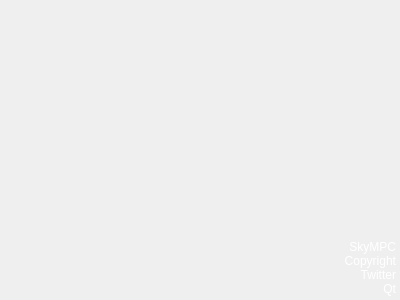
<?xml version="1.0" encoding="UTF-8"?>
<ui version="4.0">
 <class>AboutDialog</class>
 <widget class="QDialog" name="AboutDialog">
  <property name="geometry">
   <rect>
    <x>0</x>
    <y>0</y>
    <width>400</width>
    <height>300</height>
   </rect>
  </property>
  <property name="sizePolicy">
   <sizepolicy hsizetype="Fixed" vsizetype="Fixed">
    <horstretch>0</horstretch>
    <verstretch>0</verstretch>
   </sizepolicy>
  </property>
  <property name="windowTitle">
   <string/>
  </property>
  <property name="styleSheet">
   <string notr="true">* {
	color: #ffffff;
}</string>
  </property>
  <layout class="QVBoxLayout" name="verticalLayout">
   <property name="spacing">
    <number>0</number>
   </property>
   <property name="leftMargin">
    <number>4</number>
   </property>
   <property name="topMargin">
    <number>4</number>
   </property>
   <property name="rightMargin">
    <number>4</number>
   </property>
   <property name="bottomMargin">
    <number>4</number>
   </property>
   <item>
    <spacer name="verticalSpacer">
     <property name="orientation">
      <enum>Qt::Vertical</enum>
     </property>
     <property name="sizeHint" stdset="0">
      <size>
       <width>20</width>
       <height>40</height>
      </size>
     </property>
    </spacer>
   </item>
   <item>
    <widget class="QLabel" name="label_title">
     <property name="text">
      <string>SkyMPC</string>
     </property>
     <property name="alignment">
      <set>Qt::AlignRight|Qt::AlignTrailing|Qt::AlignVCenter</set>
     </property>
    </widget>
   </item>
   <item>
    <widget class="QLabel" name="label_copyright">
     <property name="text">
      <string>Copyright</string>
     </property>
     <property name="alignment">
      <set>Qt::AlignRight|Qt::AlignTrailing|Qt::AlignVCenter</set>
     </property>
    </widget>
   </item>
   <item>
    <widget class="QLabel" name="label_twitter">
     <property name="text">
      <string>Twitter</string>
     </property>
     <property name="alignment">
      <set>Qt::AlignRight|Qt::AlignTrailing|Qt::AlignVCenter</set>
     </property>
    </widget>
   </item>
   <item>
    <widget class="QLabel" name="label_qt">
     <property name="text">
      <string>Qt</string>
     </property>
     <property name="alignment">
      <set>Qt::AlignRight|Qt::AlignTrailing|Qt::AlignVCenter</set>
     </property>
    </widget>
   </item>
  </layout>
 </widget>
 <resources/>
 <connections/>
</ui>
